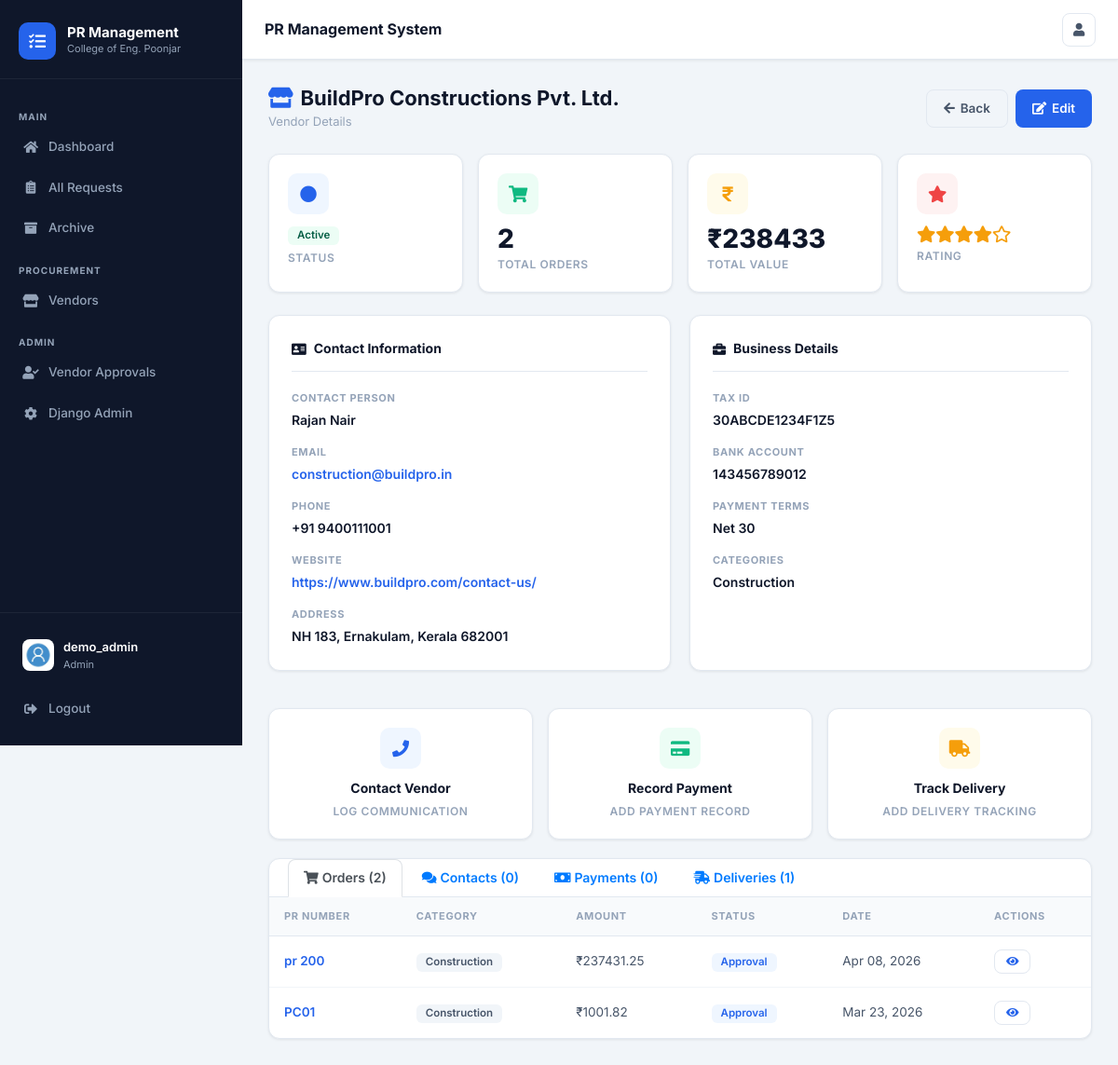
/vendors/3/ (signed in), run on an earlier commit of the app's database.
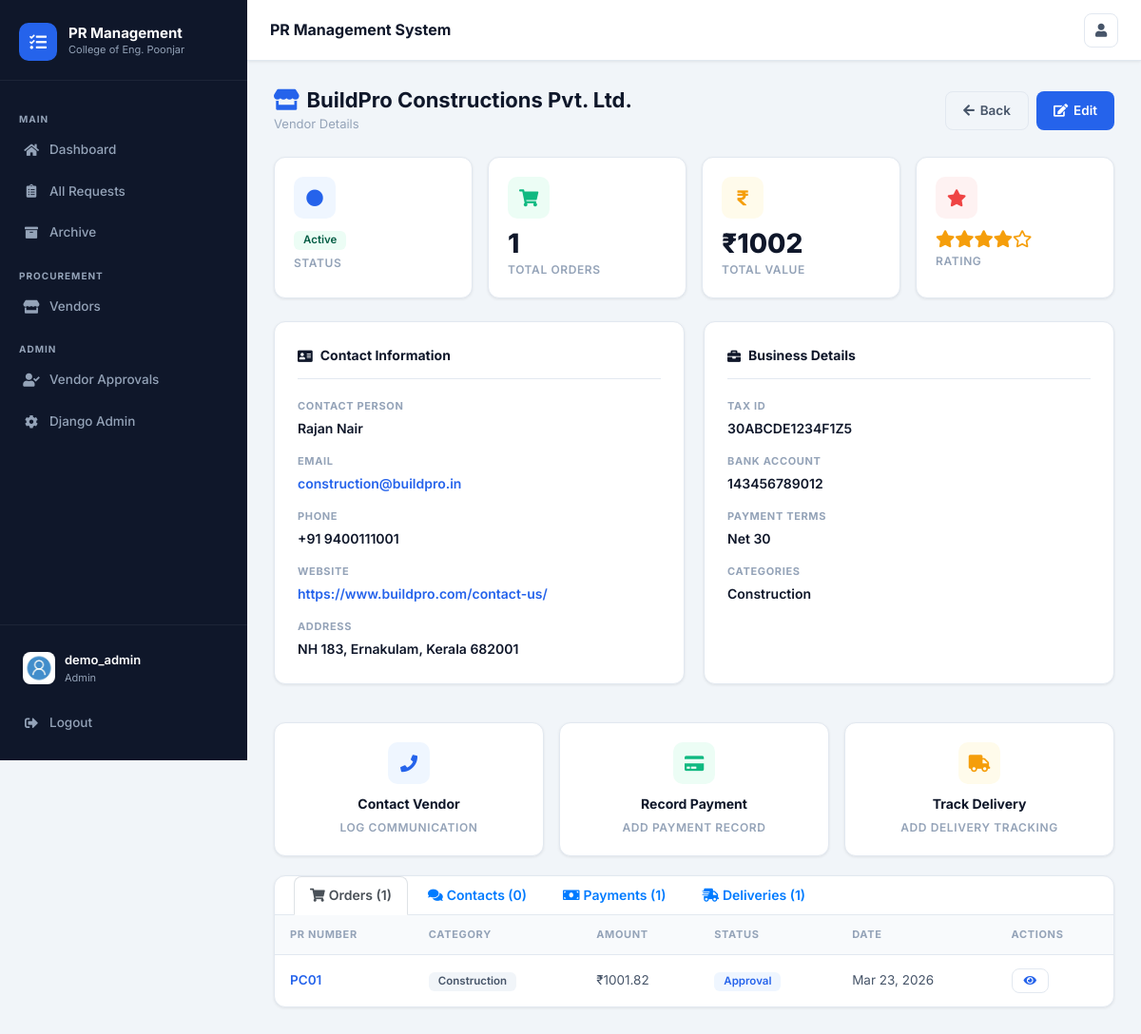
And on a later commit of the database.
### prs/models.py (models this page shows, shortened)
class Vendor(models.Model):
    user = models.OneToOneField(User, on_delete=models.CASCADE, null=True, blank=True, related_name='vendor_profile')
    name = models.CharField(max_length=200, unique=True)
    contact_person = models.CharField(max_length=200, blank=True)
    email = models.EmailField(blank=True)
    phone = models.CharField(max_length=50, blank=True)
    address = models.TextField(blank=True)
    website = models.URLField(blank=True)
    tax_id = models.CharField(max_length=100, blank=True, help_text="Tax ID or Business Registration Number")
    bank_account = models.CharField(max_length=100, blank=True)
    account_holder = models.CharField(max_length=200, blank=True, help_text="Bank account holder name")
    ifsc_code = models.CharField(max_length=20, blank=True, help_text="IFSC code for bank transfer")
    upi_id = models.CharField(max_length=100, blank=True, help_text="UPI ID for payments (e.g. vendor@upi)")
    payment_terms = models.CharField(max_length=100, blank=True, help_text="e.g., Net 30, Net 60")
    categories = models.CharField(
        max_length=500,
        blank=True,
        help_text="Select categories you serve (comma-separated)"
    )
    status = models.CharField(max_length=50, choices=vendor_status_choice, default='Pending')
    rating = models.FloatField(default=0.0, help_text="Average rating out of 5")
    is_approved = models.BooleanField(default=False)
    approved_by = models.ForeignKey(User, on_delete=models.SET_NULL, null=True, blank=True, related_name='vendors_approved')
    approved_date = models.DateTimeField(null=True, blank=True)
    date_added = models.DateTimeField(default=timezone.now)
    added_by = models.ForeignKey(User, on_delete=models.SET_NULL, null=True, related_name='vendors_added')
    notes = models.TextField(blank=True)
    class Meta:
        ordering = ['name']
    def total_orders(self):
        return self.pr_set.count()
    def total_value(self):
        return sum(pr.total for pr in self.pr_set.all())

class PR(models.Model):
    pr_number = models.CharField(max_length=100, unique=True)
    item_type = models.CharField(max_length=200, blank=True, help_text="Type of item/service needed")
    items_description = models.TextField(blank=True, help_text="Detailed description of items needed")
    quantity = models.CharField(max_length=100, blank=True, help_text="Quantity needed (e.g., 10 units, 5 boxes)")
    specifications = models.TextField(blank=True, help_text="Technical specifications or requirements")
    estimated_price = models.FloatField(null=True, blank=True, help_text="Vendor's estimated price")
    quotation_notes = models.TextField(blank=True, help_text="Vendor's quotation notes and breakdown")
    quotation_date = models.DateTimeField(null=True, blank=True)
    quotation_submitted_by = models.ForeignKey(User, on_delete=models.SET_NULL, null=True, blank=True, related_name='quotations_submitted')
    total = models.FloatField(max_length=100, default=0.00, help_text="Final approved price")
    price_approved = models.BooleanField(default=False)
    price_approved_by = models.ForeignKey(User, on_delete=models.SET_NULL, null=True, blank=True, related_name='prices_approved')
    price_approved_date = models.DateTimeField(null=True, blank=True)
    status = models.CharField(max_length=100, choices=status_choice, default='Open')
    category = models.CharField(max_length=100, choices=category_choice, default='Choose Category')
    description = models.TextField(blank=True, default='', help_text="Additional notes and comments")
    date_posted = models.DateTimeField(default=timezone.now)
    author = models.ForeignKey(User, on_delete=models.CASCADE) # one user can have many prs
    vendor = models.ForeignKey(Vendor, on_delete=models.SET_NULL, null=True, blank=True, related_name='pr_set')
    vendor_name = models.CharField(max_length=200, blank=True, default='')
    vendor_contact = models.CharField(max_length=100, blank=True, default='')
    payment_status = models.CharField(max_length=50, choices=payment_status_choice, default='Pending')
    payment_date = models.DateField(null=True, blank=True)
    payment_notes = models.TextField(blank=True, default='')
    delivery_status = models.CharField(max_length=50, choices=delivery_status_choice, default='Not Shipped')
    delivery_address = models.TextField(blank=True, default='', help_text="Delivery address provided by requester")
    requester_approved_quotation = models.BooleanField(default=False, help_text="Requester approved the quotation and paid")
    payment_transaction_id = models.CharField(max_length=200, blank=True, default='', help_text="Online payment transaction ID")
    payment_method_used = models.CharField(max_length=100, blank=True, default='', help_text="Payment method used by requester")

### prs/views.py (the view)
# urls.py: path('vendors/<int:pk>/', VendorDetailView.as_view(), name='vendor-detail'),
class VendorDetailView(LoginRequiredMixin, BuyerRequiredMixin, DetailView):
    model = Vendor
    template_name = 'prs/vendor_detail.html'
    context_object_name = 'vendor'
    def get_context_data(self, **kwargs):
        context = super().get_context_data(**kwargs)
        vendor = self.get_object()
        context['prs'] = vendor.pr_set.all().order_by('-date_posted')
        context['contacts'] = vendor.contacts.all()[:10]
        context['payments'] = Payment.objects.filter(vendor=vendor).order_by('-payment_date')[:10]
        context['deliveries'] = Delivery.objects.filter(vendor=vendor).order_by('-created_at')[:10]
        return context

### users/mixins.py (called while the page is built)
    def test_func(self):
        if self.request.user.is_authenticated and hasattr(self.request.user, 'profile'):
            return self.request.user.profile.is_buyer() or self.request.user.profile.is_admin()
        return False

### users/models.py (called while the page is built)
    def is_admin(self):
        return self.role == 'admin'

    def is_buyer(self):
        return self.role == 'buyer'

    def is_requester(self):
        return self.role == 'requester'

### prs/templates/prs/vendor_detail.html (shortened to what the changed rows need)
{% extends "prs/layout.html" %}
{% block content %}
<div class="page-header">
  <div class="page-header-left">
    <h1><i class="fas fa-store mr-2" style="color:var(--primary)"></i>{{ vendor.name }}</h1>
    <p>Vendor Details</p>
  </div>
</div>
<div class="stat-grid">
  <div class="stat-card">
    <div class="stat-card-value" style="font-size:16px;">
      {% if vendor.status == 'Active' %}<span class="badge badge-green">{{ vendor.status }}</span>
      {% elif vendor.status == 'Inactive' %}<span class="badge badge-gray">{{ vendor.status }}</span>
      {% else %}<span class="badge badge-red">{{ vendor.status }}</span>{% endif %}
    </div>
  </div>
  <div class="stat-card">
    <div class="stat-card-top"><div class="stat-card-icon green"><i class="fas fa-shopping-cart"></i></div></div>
    <div class="stat-card-value">{{ vendor.total_orders }}</div>
    <div class="stat-card-label">Total Orders</div>
  </div>
  <div class="stat-card">
    <div class="stat-card-top"><div class="stat-card-icon orange"><i class="fas fa-rupee-sign"></i></div></div>
    <div class="stat-card-value">₹{{ vendor.total_value|floatformat:0 }}</div>
    <div class="stat-card-label">Total Value</div>
  </div>
  <div class="stat-card">
    <div class="stat-card-value stars" style="font-size:18px;">
      {% for i in "12345" %}{% if forloop.counter <= vendor.rating %}<i class="fas fa-star"></i>{% else %}<i class="far fa-star"></i>{% endif %}{% endfor %}
    </div>
  </div>
</div>
<div style="display:grid;grid-template-columns:1fr 1fr;gap:20px;margin-bottom:20px;">
  <div class="form-section">
    <div style="display:flex;flex-direction:column;gap:14px;">
      <div><div class="detail-label">Contact Person</div><div class="detail-value">{{ vendor.contact_person|default:"Not provided" }}</div></div>
      <div><div class="detail-label">Email</div><div class="detail-value">{% if vendor.email %}<a href="mailto:{{ vendor.email }}" style="color:var(--primary)">{{ vendor.email }}</a>{% else %}Not provided{% endif %}</div></div>
      <div><div class="detail-label">Phone</div><div class="detail-value">{{ vendor.phone|default:"Not provided" }}</div></div>
      <div><div class="detail-label">Website</div><div class="detail-value">{% if vendor.website %}<a href="{{ vendor.website }}" target="_blank" style="color:var(--primary)">{{ vendor.website }}</a>{% else %}Not provided{% endif %}</div></div>
      <div><div class="detail-label">Address</div><div class="detail-value" style="white-space:pre-wrap;">{{ vendor.address|default:"Not provided" }}</div></div>
    </div>
  </div>
  <div class="form-section">
    <div style="display:flex;flex-direction:column;gap:14px;">
      <div><div class="detail-label">Tax ID</div><div class="detail-value">{{ vendor.tax_id|default:"Not provided" }}</div></div>
      <div><div class="detail-label">Bank Account</div><div class="detail-value">{{ vendor.bank_account|default:"Not provided" }}</div></div>
      <div><div class="detail-label">Payment Terms</div><div class="detail-value">{{ vendor.payment_terms|default:"Not specified" }}</div></div>
      <div><div class="detail-label">Categories</div><div class="detail-value">{{ vendor.categories|default:"Not specified" }}</div></div>
    </div>
  </div>
</div>
<div class="card">
  <div class="card-header" style="padding:0 20px;">
    <ul class="nav nav-tabs" style="border:none;gap:4px;">
      <li class="nav-item"><a class="nav-link active" data-toggle="tab" href="#orders" style="border-radius:8px 8px 0 0;font-weight:600;"><i class="fas fa-shopping-cart mr-1"></i>Orders ({{ prs|length }})</a></li>
      <li class="nav-item"><a class="nav-link" data-toggle="tab" href="#payments" style="border-radius:8px 8px 0 0;font-weight:600;"><i class="fas fa-money-bill mr-1"></i>Payments ({{ payments|length }})</a></li>
    </ul>
  </div>
  <div class="tab-content">
    <div class="tab-pane fade show active" id="orders">
      {% if prs %}
      <table class="data-table">
        <thead><tr><th>PR Number</th><th>Category</th><th>Amount</th><th>Status</th><th>Date</th><th>Actions</th></tr></thead>
        <tbody>
          {% for pr in prs %}
          <tr>
            <td><a href="{% url 'pr-detail' pr.pk %}">{{ pr.pr_number }}</a></td>
            <td><span class="badge badge-gray">{{ pr.category }}</span></td>
            <td>₹{{ pr.total }}</td>
            <td><span class="badge badge-blue">{{ pr.status }}</span></td>
            <td>{{ pr.date_posted|date:"M d, Y" }}</td>
            <td><a href="{% url 'pr-detail' pr.pk %}" class="btn btn-outline btn-sm"><i class="fas fa-eye"></i></a></td>
          </tr>
          {% endfor %}
        </tbody>
      </table>
      {% else %}<div class="empty-state"><div class="empty-state-icon"><i class="fas fa-shopping-cart"></i></div><h4>No Orders Yet</h4></div>{% endif %}
    </div>
  </div>
</div>
{% endblock %}

What changed in the data, as far as the page shows it:
removed PR: pr_number "pr 200", category "Construction", total "237431.25", status "Approval", date_posted "Apr 08, 2026"
computed for Vendor "BuildPro Constructions Pvt. Ltd.": total_orders "2" → "1"; total_value "238433" → "1002"
Also different on the page:
{{ prs|length }}: "2" → "1"
{{ payments|length }}: "0" → "1"
